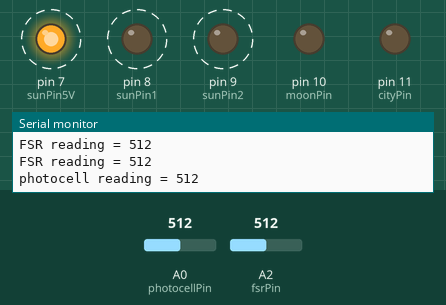
Bench run of a sketch on a simulated Arduino Uno, built with avr-gcc and run on an emulated ATmega328P. Shown: output pins drawn as LEDs (lit = HIGH), the last lines printed to the serial monitor. Dashed ring = blinking. Inputs (shaded band) come from the test bench; at power-on: A0 (photocellPin) = 512, A2 (fsrPin) = 512.

Above: at 1.3 s.
1.4 s: A0 (photocellPin) set to 208
4.9 s: A0 (photocellPin) set to 192
At 5.4 s:
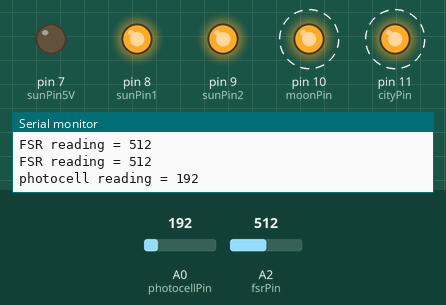
9.0 s: A2 (fsrPin) set to 111
12.5 s: A2 (fsrPin) set to 91
At 13.6 s:
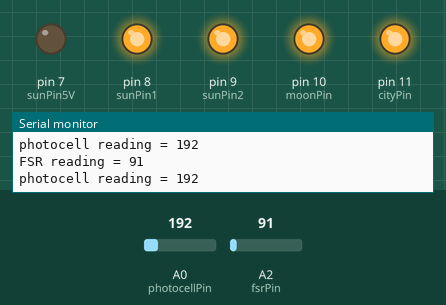
14.0 s: A2 (fsrPin) set to 110
At 17.9 s:
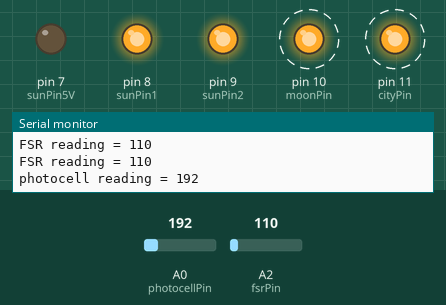
18.0 s: A2 (fsrPin) set to 90
At 18.6 s:
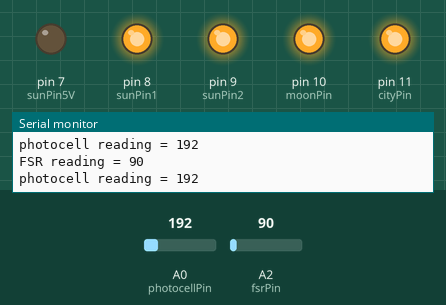
Timing chart, 0 to 20.5 s (numbered marks = the images above; inputs shaded):
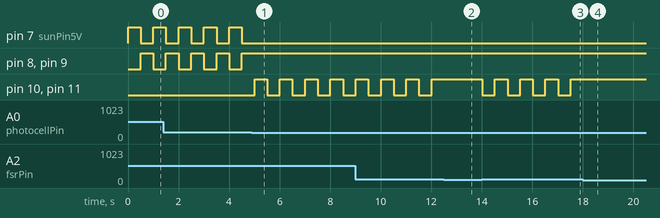

Measured:
- the behaviour switches between 201 and 200 on A0 (photocellPin) (found by bisection; images 0 and 1)
- the behaviour switches between 101 and 100 on A2 (fsrPin) (found by bisection; images 1 and 2)
- after the input at 4.9 s, pin 7 (sunPin5V): stops changing and stays LOW; pin 8 (sunPin1), pin 9 (sunPin2): stops changing and stays HIGH; pin 10 (moonPin), pin 11 (cityPin): alternates HIGH for 0.50 s and LOW for 0.50 s, starting after 0.11 s
- after the input at 12.5 s, pin 10 (moonPin), pin 11 (cityPin): stays HIGH (without the input it goes to LOW after 0.02 s)
- after the input at 14.0 s, pin 10 (moonPin), pin 11 (cityPin): alternates HIGH for 0.50 s and LOW for 0.50 s, starting at once
- after the input at 18.0 s, pin 10 (moonPin), pin 11 (cityPin): stops changing and stays HIGH
- by itself, pin 7 (sunPin5V), pin 8 (sunPin1), pin 9 (sunPin2): alternates HIGH for 0.50 s and LOW for 0.50 s

The sketch:

nightnight_daynight.ino
```cpp
const int sunPin5V = 7;         //pin for 5V input for the RGB LED for Sun
const int sunPin1 = 8;          //pin for Red input for the RGB LED for Sun
const int sunPin2 = 9;          //pin for Green input for the RGB LED for Sun
const int moonPin = 10;         //pin for the moon LED
const int cityPin = 11;         //pin for the city lights LEDs
const int photocellPin = 0;     //pin for photocell analog reading
const int fsrPin = 2;           //pin for force sensitive resistor analog reading

int photocellReading = 0;     // the analog reading from the photocell
int fsrReading = 0;           // the analog reading from the force sensitive resistor
boolean started = false;

void setup() {
  //set the output pins
  pinMode(sunPin5V, OUTPUT);
  pinMode(sunPin1, OUTPUT);
  pinMode(sunPin2, OUTPUT);
  pinMode(cityPin, OUTPUT);
  pinMode(moonPin, OUTPUT);

  // set the Serial monitor for debugging
  Serial.begin(9600);
}

void loop() {
  //read from force sensitive pin
  fsrReading = analogRead(fsrPin);

  //print reading for debugging
  Serial.print("FSR reading = ");
  Serial.println(fsrReading);

  //if reading > 100, toggle started to turn on/off
  if(fsrReading > 100){
    started = !started;
  }

  if(started){
    // if started, read from photocell
    photocellReading = analogRead(photocellPin);

    //print reading for debugging
    Serial.print("photocell reading = ");
    Serial.println(photocellReading);     // the raw analog reading

    //call isDay() to determine if the reading is in the range for day or night.
    if(isDay(photocellReading)){
      // if the reading is within the day range, call day() to set up the outputs for LEDs.
      day();
    }
    else{
      // if the reading is within the night range, call night() to set up the outputs for LEDs.
      night();
    }
  }
  else{
    // if not started, turn off all the LEDs.
    digitalWrite(sunPin5V, LOW);
    digitalWrite(sunPin1,HIGH);
    digitalWrite(sunPin2,HIGH);
    digitalWrite(moonPin, LOW);
    digitalWrite(cityPin, LOW);
  }

  delay(500);
}

// function to determine if it is day or night
boolean isDay(int reading){
  return reading > 200;
}

// function to setup outputs for day
void day() {
  digitalWrite(sunPin5V, HIGH);
  digitalWrite(sunPin1,LOW);
  digitalWrite(sunPin2,LOW);
  digitalWrite(moonPin, LOW);
  digitalWrite(cityPin, LOW);
}

// function to setup outputs for night
void night() {
  digitalWrite(sunPin5V, LOW);
  digitalWrite(sunPin1,HIGH);
  digitalWrite(sunPin2,HIGH);
  digitalWrite(moonPin, HIGH);
  digitalWrite(cityPin, HIGH);
}
```
